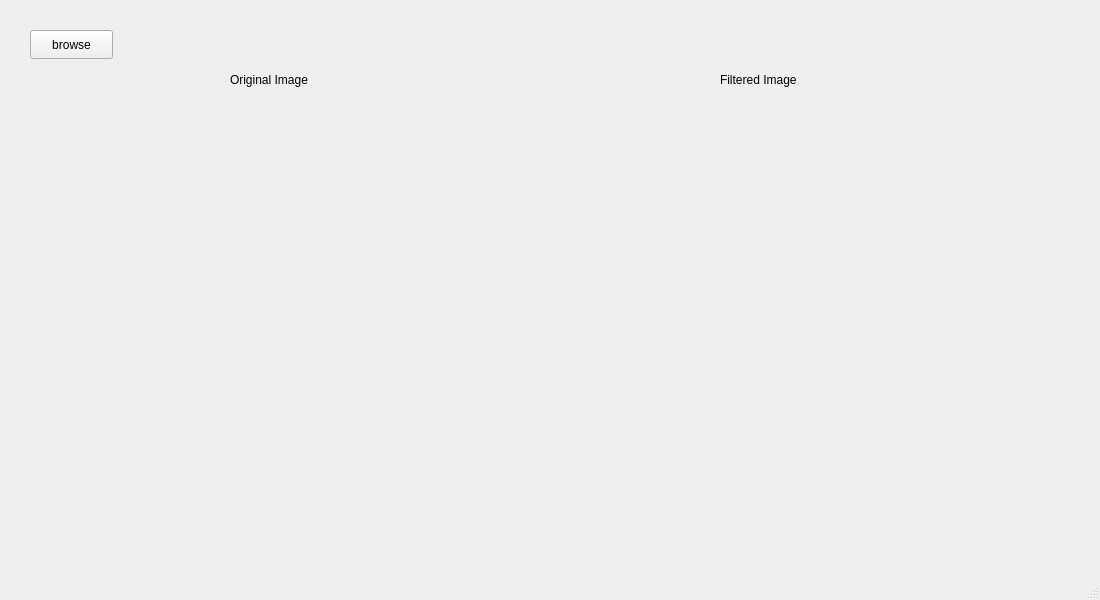
<?xml version="1.0" encoding="UTF-8"?>
<ui version="4.0">
 <class>MainWindow</class>
 <widget class="QMainWindow" name="MainWindow">
  <property name="geometry">
   <rect>
    <x>0</x>
    <y>0</y>
    <width>1100</width>
    <height>600</height>
   </rect>
  </property>
  <property name="windowTitle">
   <string>MainWindow</string>
  </property>
  <widget class="QWidget" name="centralwidget">
   <widget class="QPushButton" name="pushButton">
    <property name="geometry">
     <rect>
      <x>30</x>
      <y>30</y>
      <width>83</width>
      <height>29</height>
     </rect>
    </property>
    <property name="text">
     <string>browse</string>
    </property>
   </widget>
   <widget class="QLabel" name="label">
    <property name="geometry">
     <rect>
      <x>30</x>
      <y>110</y>
      <width>500</width>
      <height>300</height>
     </rect>
    </property>
    <property name="text">
     <string/>
    </property>
   </widget>
   <widget class="QLabel" name="label_2">
    <property name="geometry">
     <rect>
      <x>230</x>
      <y>70</y>
      <width>121</width>
      <height>20</height>
     </rect>
    </property>
    <property name="text">
     <string>Original Image</string>
    </property>
   </widget>
   <widget class="QLabel" name="label_3">
    <property name="geometry">
     <rect>
      <x>560</x>
      <y>110</y>
      <width>500</width>
      <height>300</height>
     </rect>
    </property>
    <property name="text">
     <string/>
    </property>
   </widget>
   <widget class="QLabel" name="label_4">
    <property name="geometry">
     <rect>
      <x>720</x>
      <y>70</y>
      <width>121</width>
      <height>20</height>
     </rect>
    </property>
    <property name="text">
     <string>Filtered Image</string>
    </property>
   </widget>
  </widget>
  <widget class="QMenuBar" name="menubar">
   <property name="geometry">
    <rect>
     <x>0</x>
     <y>0</y>
     <width>1100</width>
     <height>25</height>
    </rect>
   </property>
  </widget>
  <widget class="QStatusBar" name="statusbar"/>
 </widget>
 <resources/>
 <connections/>
</ui>
